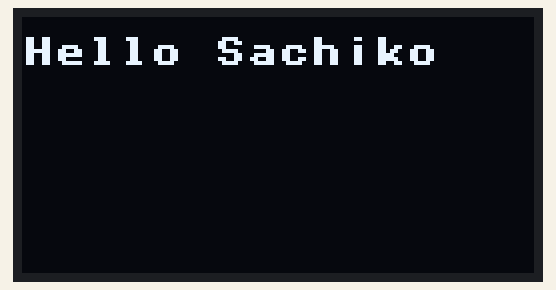
This program was run on a simulated MicroPython board. On the bench: 128×64 one-colour display. Library files of the repository ran but are not shown: ssd1306.py. At 2.1 s the program stops and its outputs stay as they are.

Above: at 0.1 s.
At 2.1 s:
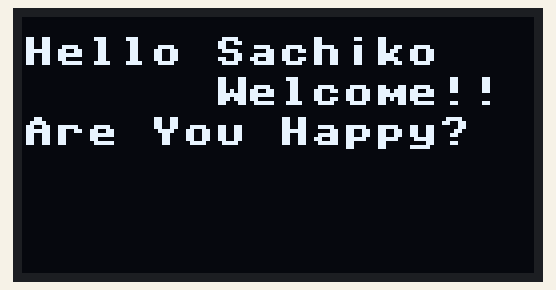

The program:

SSD1306OLED.py
```python
import machine
import ssd1306
import time

sda = machine.Pin(0)
scl = machine.Pin(1)
i2c = machine.I2C(0, sda=sda, scl=scl, freq=400000)

oled = ssd1306.SSD1306_I2C(128, 64, i2c)

oled.text("Hello Sachiko", 0, 5)
oled.show()
time.sleep(2)
oled.text("Welcome!!", 48, 15)
oled.text("Are You Happy?", 0, 25)
oled.show()
```
